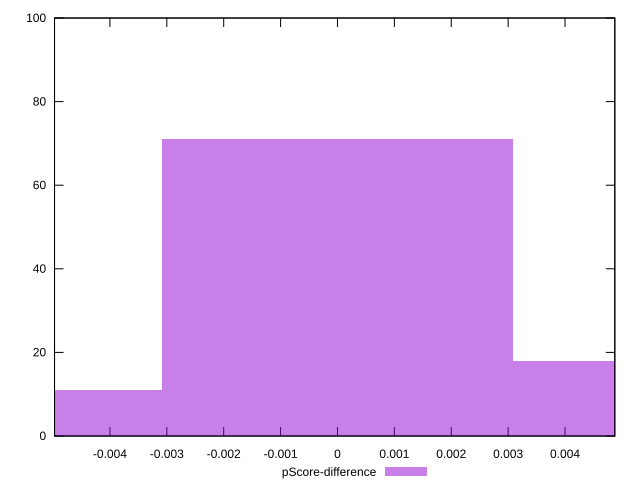

This figure's gnuplot source:
reset

$pScoreDifference <<EOF
0 71
-0.006160821756712435 11
0.006160821756712435 18
EOF

set key outside below
set boxwidth 0.006160821756712435
set xrange [-0.004973565646724409:0.004875131788620729]
set yrange [0:100]
set trange [0:100]
set style fill transparent solid 0.5 noborder
set terminal svg size 640, 490 enhanced background rgb 'white'
set output "reprap/speed-index/samples/pages/pScore-difference/histogram.svg"

plot $pScoreDifference title "pScore-difference" with boxes

reset
